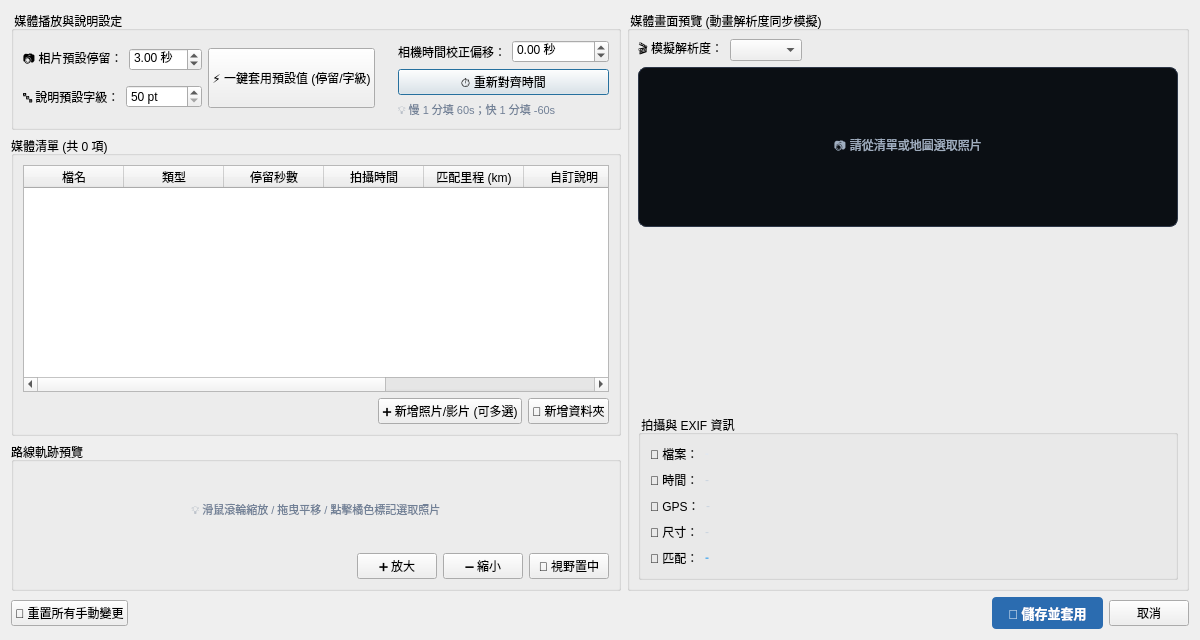
<?xml version="1.0" encoding="UTF-8"?>
<ui version="4.0">
 <class>MediaManagerDialog</class>
 <widget class="QDialog" name="MediaManagerDialog">
  <property name="geometry">
   <rect>
    <x>0</x>
    <y>0</y>
    <width>1200</width>
    <height>640</height>
   </rect>
  </property>
  <property name="minimumSize">
   <size>
    <width>1200</width>
    <height>640</height>
   </size>
  </property>
  <property name="windowTitle">
   <string>路線媒體管理器與照片/影片標籤編輯器 (PySide6 Native)</string>
  </property>
  <layout class="QGridLayout" name="gridLayout_2">
   <item row="0" column="0">
    <layout class="QHBoxLayout" name="horizontalLayout_2">
     <item>
      <layout class="QVBoxLayout" name="verticalLayout_3">
       <item>
        <widget class="QGroupBox" name="top_group">
         <property name="sizePolicy">
          <sizepolicy hsizetype="Preferred" vsizetype="Fixed">
           <horstretch>0</horstretch>
           <verstretch>0</verstretch>
          </sizepolicy>
         </property>
         <property name="minimumSize">
          <size>
           <width>0</width>
           <height>90</height>
          </size>
         </property>
         <property name="title">
          <string> 媒體播放與說明設定 </string>
         </property>
         <layout class="QGridLayout" name="gridLayout_4">
          <item row="0" column="2">
           <layout class="QVBoxLayout" name="verticalLayout_7">
            <item>
             <layout class="QHBoxLayout" name="horizontalLayout_10">
              <item>
               <widget class="QLabel" name="lbl_offset_title">
                <property name="text">
                 <string>相機時間校正偏移：</string>
                </property>
               </widget>
              </item>
              <item>
               <widget class="QDoubleSpinBox" name="spin_media_offset">
                <property name="sizePolicy">
                 <sizepolicy hsizetype="Preferred" vsizetype="Fixed">
                  <horstretch>0</horstretch>
                  <verstretch>0</verstretch>
                 </sizepolicy>
                </property>
                <property name="suffix">
                 <string> 秒</string>
                </property>
                <property name="minimum">
                 <double>-86400.000000000000000</double>
                </property>
                <property name="maximum">
                 <double>86400.000000000000000</double>
                </property>
                <property name="singleStep">
                 <double>1.000000000000000</double>
                </property>
                <property name="value">
                 <double>0.000000000000000</double>
                </property>
               </widget>
              </item>
             </layout>
            </item>
            <item>
             <widget class="QPushButton" name="btn_realign">
              <property name="sizePolicy">
               <sizepolicy hsizetype="Minimum" vsizetype="Preferred">
                <horstretch>0</horstretch>
                <verstretch>0</verstretch>
               </sizepolicy>
              </property>
              <property name="toolTip">
               <string>依據上方校正秒數，重新與 GPX 時間軸匹配點位</string>
              </property>
              <property name="text">
               <string>⏱️ 重新對齊時間</string>
              </property>
             </widget>
            </item>
            <item>
             <widget class="QLabel" name="lbl_hint">
              <property name="styleSheet">
               <string notr="true">color: #718096; font-size: 11px;</string>
              </property>
              <property name="text">
               <string>💡 慢 1 分填 60s；快 1 分填 -60s</string>
              </property>
             </widget>
            </item>
           </layout>
          </item>
          <item row="0" column="0">
           <layout class="QGridLayout" name="gridLayout_3">
            <item row="0" column="0">
             <layout class="QHBoxLayout" name="horizontalLayout_8">
              <item>
               <widget class="QLabel" name="lbl_photo_dur_title">
                <property name="text">
                 <string>📷 相片預設停留：</string>
                </property>
               </widget>
              </item>
              <item>
               <widget class="QDoubleSpinBox" name="spin_photo_dur">
                <property name="sizePolicy">
                 <sizepolicy hsizetype="Preferred" vsizetype="Fixed">
                  <horstretch>0</horstretch>
                  <verstretch>0</verstretch>
                 </sizepolicy>
                </property>
                <property name="suffix">
                 <string> 秒</string>
                </property>
                <property name="minimum">
                 <double>1.000000000000000</double>
                </property>
                <property name="maximum">
                 <double>30.000000000000000</double>
                </property>
                <property name="singleStep">
                 <double>0.500000000000000</double>
                </property>
                <property name="value">
                 <double>3.000000000000000</double>
                </property>
               </widget>
              </item>
             </layout>
            </item>
            <item row="0" column="1" rowspan="2">
             <widget class="QPushButton" name="btn_reset_defaults">
              <property name="sizePolicy">
               <sizepolicy hsizetype="Minimum" vsizetype="Preferred">
                <horstretch>0</horstretch>
                <verstretch>0</verstretch>
               </sizepolicy>
              </property>
              <property name="cursor">
               <cursorShape>PointingHandCursor</cursorShape>
              </property>
              <property name="toolTip">
               <string>將所有照片設為預設停留秒數與預設說明字級，所有影片還原為原始片長</string>
              </property>
              <property name="text">
               <string>⚡ 一鍵套用預設值 (停留/字級)</string>
              </property>
             </widget>
            </item>
            <item row="1" column="0">
             <layout class="QHBoxLayout" name="horizontalLayout_9">
              <item>
               <widget class="QLabel" name="lbl_caption_size_title">
                <property name="text">
                 <string>🔤 說明預設字級：</string>
                </property>
               </widget>
              </item>
              <item>
               <widget class="QSpinBox" name="spin_default_caption_size">
                <property name="sizePolicy">
                 <sizepolicy hsizetype="Preferred" vsizetype="Fixed">
                  <horstretch>0</horstretch>
                  <verstretch>0</verstretch>
                 </sizepolicy>
                </property>
                <property name="toolTip">
                 <string>設定說明文字之預設字級大小 (50~80 pt)</string>
                </property>
                <property name="suffix">
                 <string> pt</string>
                </property>
                <property name="minimum">
                 <number>50</number>
                </property>
                <property name="maximum">
                 <number>80</number>
                </property>
                <property name="singleStep">
                 <number>1</number>
                </property>
                <property name="value">
                 <number>50</number>
                </property>
               </widget>
              </item>
             </layout>
            </item>
           </layout>
          </item>
          <item row="0" column="1">
           <spacer name="horizontalSpacer_top_2">
            <property name="orientation">
             <enum>Qt::Orientation::Horizontal</enum>
            </property>
            <property name="sizeType">
             <enum>QSizePolicy::Policy::Fixed</enum>
            </property>
            <property name="sizeHint" stdset="0">
             <size>
              <width>17</width>
              <height>58</height>
             </size>
            </property>
           </spacer>
          </item>
         </layout>
        </widget>
       </item>
       <item>
        <widget class="QGroupBox" name="group_media_list">
         <property name="sizePolicy">
          <sizepolicy hsizetype="Preferred" vsizetype="Preferred">
           <horstretch>0</horstretch>
           <verstretch>0</verstretch>
          </sizepolicy>
         </property>
         <property name="minimumSize">
          <size>
           <width>0</width>
           <height>0</height>
          </size>
         </property>
         <property name="maximumSize">
          <size>
           <width>16777215</width>
           <height>300</height>
          </size>
         </property>
         <property name="title">
          <string>媒體清單 (共 0 項)</string>
         </property>
         <layout class="QVBoxLayout" name="verticalLayout_2">
          <item>
           <widget class="QTableWidget" name="table">
            <property name="maximumSize">
             <size>
              <width>16777215</width>
              <height>16777215</height>
             </size>
            </property>
            <property name="alternatingRowColors">
             <bool>true</bool>
            </property>
            <property name="selectionMode">
             <enum>QAbstractItemView::SelectionMode::SingleSelection</enum>
            </property>
            <property name="selectionBehavior">
             <enum>QAbstractItemView::SelectionBehavior::SelectRows</enum>
            </property>
            <property name="columnCount">
             <number>8</number>
            </property>
            <column>
             <property name="text">
              <string>檔名</string>
             </property>
            </column>
            <column>
             <property name="text">
              <string>類型</string>
             </property>
            </column>
            <column>
             <property name="text">
              <string>停留秒數</string>
             </property>
            </column>
            <column>
             <property name="text">
              <string>拍攝時間</string>
             </property>
            </column>
            <column>
             <property name="text">
              <string>匹配里程 (km)</string>
             </property>
            </column>
            <column>
             <property name="text">
              <string>自訂說明</string>
             </property>
            </column>
            <column>
             <property name="text">
              <string>字級 (pt)</string>
             </property>
            </column>
            <column>
             <property name="text">
              <string>操作</string>
             </property>
            </column>
           </widget>
          </item>
          <item>
           <layout class="QHBoxLayout" name="horizontalLayout">
            <item>
             <spacer name="horizontalSpacer_table_hdr">
              <property name="orientation">
               <enum>Qt::Orientation::Horizontal</enum>
              </property>
              <property name="sizeHint" stdset="0">
               <size>
                <width>163</width>
                <height>18</height>
               </size>
              </property>
             </spacer>
            </item>
            <item>
             <widget class="QPushButton" name="btn_add_files">
              <property name="cursor">
               <cursorShape>PointingHandCursor</cursorShape>
              </property>
              <property name="toolTip">
               <string>選取單張或多張照片/影片檔案加入清單</string>
              </property>
              <property name="text">
               <string>➕ 新增照片/影片 (可多選)</string>
              </property>
             </widget>
            </item>
            <item>
             <widget class="QPushButton" name="btn_add_folder">
              <property name="cursor">
               <cursorShape>PointingHandCursor</cursorShape>
              </property>
              <property name="toolTip">
               <string>選取包含照片/影片之資料夾加入清單</string>
              </property>
              <property name="text">
               <string>📁 新增資料夾</string>
              </property>
             </widget>
            </item>
           </layout>
          </item>
         </layout>
        </widget>
       </item>
       <item>
        <widget class="QGroupBox" name="groupBox_2">
         <property name="minimumSize">
          <size>
           <width>0</width>
           <height>0</height>
          </size>
         </property>
         <property name="title">
          <string>路線軌跡預覽</string>
         </property>
         <layout class="QGridLayout" name="gridLayout">
          <item row="0" column="0">
           <layout class="QVBoxLayout" name="verticalLayout">
            <item>
             <widget class="QtRoutePreviewWidget" name="preview_widget" native="true">
              <layout class="QVBoxLayout" name="verticalLayout_5">
               <item>
                <widget class="QLabel" name="lbl_map_hint">
                 <property name="styleSheet">
                  <string notr="true">color: #718096; font-size: 11px;</string>
                 </property>
                 <property name="text">
                  <string>💡 滑鼠滾輪縮放 / 拖曳平移 / 點擊橘色標記選取照片</string>
                 </property>
                 <property name="alignment">
                  <set>Qt::AlignmentFlag::AlignCenter</set>
                 </property>
                </widget>
               </item>
              </layout>
             </widget>
            </item>
           </layout>
          </item>
          <item row="1" column="0">
           <layout class="QHBoxLayout" name="map_toolbar">
            <item>
             <widget class="QLabel" name="lbl_map_header">
              <property name="font">
               <font>
                <family>Segoe UI</family>
                <pointsize>9</pointsize>
                <bold>true</bold>
               </font>
              </property>
              <property name="text">
               <string/>
              </property>
             </widget>
            </item>
            <item>
             <spacer name="horizontalSpacer_map_hdr">
              <property name="orientation">
               <enum>Qt::Orientation::Horizontal</enum>
              </property>
              <property name="sizeHint" stdset="0">
               <size>
                <width>40</width>
                <height>20</height>
               </size>
              </property>
             </spacer>
            </item>
            <item>
             <widget class="QPushButton" name="btn_zoom_in">
              <property name="toolTip">
               <string>放大視角 (Canvas Zoom In)</string>
              </property>
              <property name="text">
               <string>➕ 放大</string>
              </property>
             </widget>
            </item>
            <item>
             <widget class="QPushButton" name="btn_zoom_out">
              <property name="toolTip">
               <string>縮小視角 (Canvas Zoom Out)</string>
              </property>
              <property name="text">
               <string>➖ 縮小</string>
              </property>
             </widget>
            </item>
            <item>
             <widget class="QPushButton" name="btn_reset_view">
              <property name="toolTip">
               <string>重設視角至路線全景中央</string>
              </property>
              <property name="text">
               <string>🔄 視野置中</string>
              </property>
             </widget>
            </item>
           </layout>
          </item>
         </layout>
        </widget>
       </item>
      </layout>
     </item>
     <item>
      <layout class="QVBoxLayout" name="verticalLayout_4">
       <item>
        <widget class="QGroupBox" name="preview_group">
         <property name="sizePolicy">
          <sizepolicy hsizetype="Preferred" vsizetype="Preferred">
           <horstretch>0</horstretch>
           <verstretch>0</verstretch>
          </sizepolicy>
         </property>
         <property name="title">
          <string> 媒體畫面預覽 (動畫解析度同步模擬) </string>
         </property>
         <layout class="QVBoxLayout" name="preview_vbox">
          <property name="spacing">
           <number>6</number>
          </property>
          <property name="leftMargin">
           <number>8</number>
          </property>
          <property name="topMargin">
           <number>8</number>
          </property>
          <property name="rightMargin">
           <number>8</number>
          </property>
          <property name="bottomMargin">
           <number>8</number>
          </property>
          <item>
           <layout class="QHBoxLayout" name="res_row">
            <item>
             <widget class="QLabel" name="lbl_preview_res_title">
              <property name="text">
               <string>🎬 模擬解析度：</string>
              </property>
             </widget>
            </item>
            <item>
             <widget class="QComboBox" name="combo_preview_res">
              <property name="toolTip">
               <string>切換預覽的動畫長寬比例與解析度，即時檢視不同螢幕尺寸下的照片與文字排版</string>
              </property>
             </widget>
            </item>
            <item>
             <spacer name="horizontalSpacer_6">
              <property name="orientation">
               <enum>Qt::Orientation::Horizontal</enum>
              </property>
              <property name="sizeHint" stdset="0">
               <size>
                <width>40</width>
                <height>20</height>
               </size>
              </property>
             </spacer>
            </item>
           </layout>
          </item>
          <item>
           <widget class="ClickablePreviewLabel" name="lbl_preview_image">
            <property name="sizePolicy">
             <sizepolicy hsizetype="Expanding" vsizetype="Preferred">
              <horstretch>0</horstretch>
              <verstretch>0</verstretch>
             </sizepolicy>
            </property>
            <property name="minimumSize">
             <size>
              <width>0</width>
              <height>160</height>
             </size>
            </property>
            <property name="cursor">
             <cursorShape>PointingHandCursor</cursorShape>
            </property>
            <property name="toolTip">
             <string>💡 點擊可開啟原檔檢視（相片全螢幕原圖 / 影片播放）</string>
            </property>
            <property name="styleSheet">
             <string notr="true">background-color: #0b0f14; border: 1px solid #2d3748; border-radius: 8px; color: #a0aec0;</string>
            </property>
            <property name="text">
             <string>📷 請從清單或地圖選取照片</string>
            </property>
            <property name="alignment">
             <set>Qt::AlignmentFlag::AlignCenter</set>
            </property>
           </widget>
          </item>
          <item>
           <spacer name="verticalSpacer">
            <property name="orientation">
             <enum>Qt::Orientation::Vertical</enum>
            </property>
            <property name="sizeHint" stdset="0">
             <size>
              <width>20</width>
              <height>40</height>
             </size>
            </property>
           </spacer>
          </item>
          <item>
           <widget class="QGroupBox" name="info_group">
            <property name="sizePolicy">
             <sizepolicy hsizetype="Preferred" vsizetype="Fixed">
              <horstretch>0</horstretch>
              <verstretch>0</verstretch>
             </sizepolicy>
            </property>
            <property name="minimumSize">
             <size>
              <width>0</width>
              <height>0</height>
             </size>
            </property>
            <property name="title">
             <string> 拍攝與 EXIF 資訊 </string>
            </property>
            <layout class="QVBoxLayout" name="verticalLayout_6">
             <item>
              <layout class="QHBoxLayout" name="horizontalLayout_3">
               <item>
                <widget class="QLabel" name="lbl_fn_title">
                 <property name="text">
                  <string>📁 檔案：</string>
                 </property>
                </widget>
               </item>
               <item>
                <widget class="QLabel" name="lbl_info_filename">
                 <property name="styleSheet">
                  <string notr="true">font-weight: bold; color: #e2e8f0;</string>
                 </property>
                 <property name="text">
                  <string>-</string>
                 </property>
                 <property name="wordWrap">
                  <bool>true</bool>
                 </property>
                </widget>
               </item>
               <item>
                <spacer name="horizontalSpacer">
                 <property name="orientation">
                  <enum>Qt::Orientation::Horizontal</enum>
                 </property>
                 <property name="sizeHint" stdset="0">
                  <size>
                   <width>40</width>
                   <height>20</height>
                  </size>
                 </property>
                </spacer>
               </item>
              </layout>
             </item>
             <item>
              <layout class="QHBoxLayout" name="horizontalLayout_4">
               <item>
                <widget class="QLabel" name="lbl_time_title">
                 <property name="text">
                  <string>📅 時間：</string>
                 </property>
                </widget>
               </item>
               <item>
                <widget class="QLabel" name="lbl_info_time">
                 <property name="styleSheet">
                  <string notr="true">color: #cbd5e0;</string>
                 </property>
                 <property name="text">
                  <string>-</string>
                 </property>
                </widget>
               </item>
               <item>
                <spacer name="horizontalSpacer_2">
                 <property name="orientation">
                  <enum>Qt::Orientation::Horizontal</enum>
                 </property>
                 <property name="sizeHint" stdset="0">
                  <size>
                   <width>40</width>
                   <height>20</height>
                  </size>
                 </property>
                </spacer>
               </item>
              </layout>
             </item>
             <item>
              <layout class="QHBoxLayout" name="horizontalLayout_5">
               <item>
                <widget class="QLabel" name="lbl_gps_title">
                 <property name="text">
                  <string>📍 GPS：</string>
                 </property>
                </widget>
               </item>
               <item>
                <widget class="QLabel" name="lbl_info_gps">
                 <property name="styleSheet">
                  <string notr="true">color: #cbd5e0;</string>
                 </property>
                 <property name="text">
                  <string>-</string>
                 </property>
                </widget>
               </item>
               <item>
                <spacer name="horizontalSpacer_3">
                 <property name="orientation">
                  <enum>Qt::Orientation::Horizontal</enum>
                 </property>
                 <property name="sizeHint" stdset="0">
                  <size>
                   <width>40</width>
                   <height>20</height>
                  </size>
                 </property>
                </spacer>
               </item>
              </layout>
             </item>
             <item>
              <layout class="QHBoxLayout" name="horizontalLayout_6">
               <item>
                <widget class="QLabel" name="lbl_res_title">
                 <property name="text">
                  <string>📐 尺寸：</string>
                 </property>
                </widget>
               </item>
               <item>
                <widget class="QLabel" name="lbl_info_res">
                 <property name="styleSheet">
                  <string notr="true">color: #cbd5e0;</string>
                 </property>
                 <property name="text">
                  <string>-</string>
                 </property>
                </widget>
               </item>
               <item>
                <spacer name="horizontalSpacer_4">
                 <property name="orientation">
                  <enum>Qt::Orientation::Horizontal</enum>
                 </property>
                 <property name="sizeHint" stdset="0">
                  <size>
                   <width>40</width>
                   <height>20</height>
                  </size>
                 </property>
                </spacer>
               </item>
              </layout>
             </item>
             <item>
              <layout class="QHBoxLayout" name="horizontalLayout_7">
               <item>
                <widget class="QLabel" name="lbl_match_title">
                 <property name="text">
                  <string>📏 匹配：</string>
                 </property>
                </widget>
               </item>
               <item>
                <widget class="QLabel" name="lbl_info_match">
                 <property name="styleSheet">
                  <string notr="true">color: #63b3ed; font-weight: bold;</string>
                 </property>
                 <property name="text">
                  <string>-</string>
                 </property>
                </widget>
               </item>
               <item>
                <spacer name="horizontalSpacer_5">
                 <property name="orientation">
                  <enum>Qt::Orientation::Horizontal</enum>
                 </property>
                 <property name="sizeHint" stdset="0">
                  <size>
                   <width>40</width>
                   <height>20</height>
                  </size>
                 </property>
                </spacer>
               </item>
              </layout>
             </item>
            </layout>
           </widget>
          </item>
         </layout>
        </widget>
       </item>
      </layout>
     </item>
    </layout>
   </item>
   <item row="1" column="0">
    <layout class="QHBoxLayout" name="bottom_bar">
     <item>
      <widget class="QPushButton" name="btn_reset_all">
       <property name="text">
        <string>🔄 重置所有手動變更</string>
       </property>
      </widget>
     </item>
     <item>
      <spacer name="horizontalSpacer_bottom">
       <property name="orientation">
        <enum>Qt::Orientation::Horizontal</enum>
       </property>
       <property name="sizeHint" stdset="0">
        <size>
         <width>40</width>
         <height>20</height>
        </size>
       </property>
      </spacer>
     </item>
     <item>
      <widget class="QPushButton" name="btn_save">
       <property name="font">
        <font>
         <family>Segoe UI</family>
         <pointsize>10</pointsize>
         <bold>true</bold>
        </font>
       </property>
       <property name="styleSheet">
        <string notr="true">background-color: #2b6cb0; color: white; padding: 6px 16px; border-radius: 4px;</string>
       </property>
       <property name="text">
        <string>💾 儲存並套用</string>
       </property>
      </widget>
     </item>
     <item>
      <widget class="QPushButton" name="btn_cancel">
       <property name="text">
        <string>取消</string>
       </property>
      </widget>
     </item>
    </layout>
   </item>
  </layout>
 </widget>
 <customwidgets>
  <customwidget>
   <class>ClickablePreviewLabel</class>
   <extends>QLabel</extends>
   <header>gpx_renderer.gui.media_dialog.widgets.clickable_preview</header>
  </customwidget>
  <customwidget>
   <class>QtRoutePreviewWidget</class>
   <extends>QWidget</extends>
   <header>gpx_renderer.gui.media_dialog.widgets.route_preview_widget</header>
   <container>1</container>
  </customwidget>
 </customwidgets>
 <resources/>
 <connections/>
</ui>
